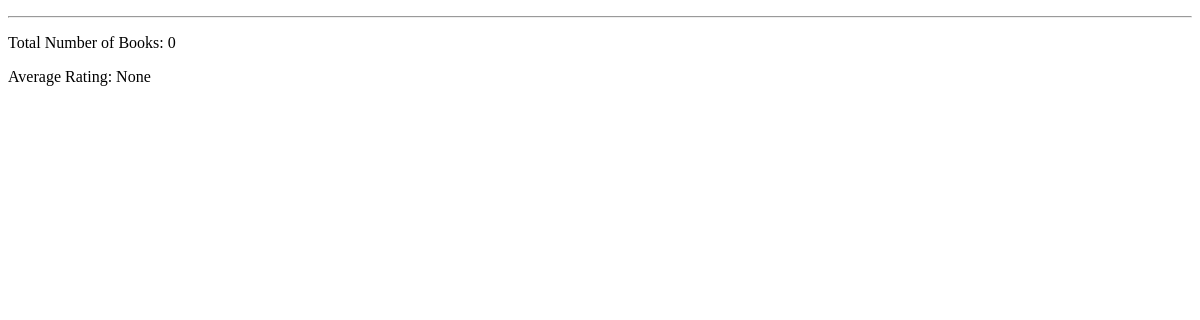
Before: / with the older database file.
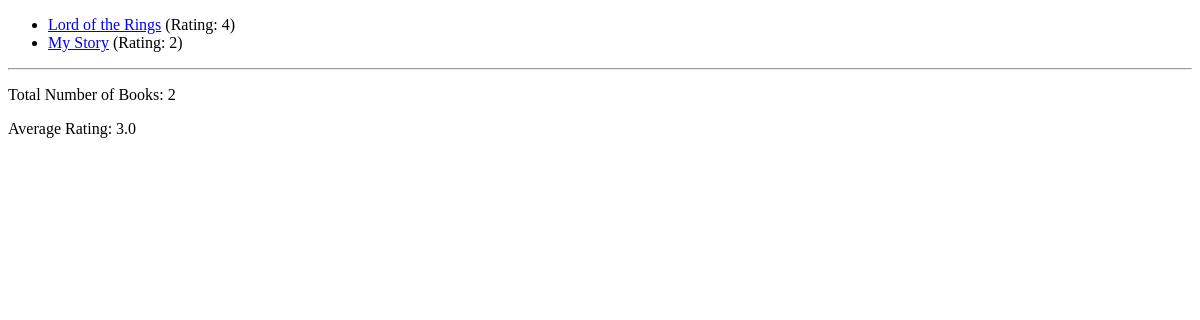
After: the same page with the newer database file.
### book_outlet/models.py (models this page shows, shortened)
class Book(models.Model):
    title = models.CharField(max_length=50)
    rating = models.IntegerField(
        validators=[MinValueValidator(1), MaxValueValidator(5)]
    )
    author = models.CharField(null=True, max_length=100)
    is_bestselling = models.BooleanField(default=False)
    slug = models.SlugField(default="", null=False, db_index=True)
    def get_absolute_url(self):
        return reverse("book-detail", kwargs={"slug": self.slug})

### book_outlet/views.py (the view)
# urls.py: path("", views.index),
def index(request):
    books = Book.objects.all().order_by("-rating")
    num_books = books.count()
    agg = books.aggregate(Avg("rating"))
    return render(
        request,
        "book_outlet/index.html",
        {"books": books, "num_books": num_books, "agg": agg},
    )

### book_outlet/templates/book_outlet/index.html (shortened to what this page needs)
{% extends "book_outlet/base.html" %}
{% block content %}
    <ul>
        {% for book in books %}
            <li><a href="{{ book.get_absolute_url }}">{{ book.title }}</a> (Rating: {{ book.rating }})</li>
        {% endfor %}
    </ul>
    <hr>
    <p>Total Number of Books: {{ num_books }}</p>
    <p>Average Rating: {{ agg.rating__avg }}</p>
{% endblock %}

### book_outlet/templates/book_outlet/base.html (shortened to what this page needs)
<!DOCTYPE html>
<html lang="en">
<head>
</head>
<body>
    {% block content %}
    {% endblock %}
</body>
</html>

Changed rows visible on the page:
added Book: title "Lord of the Rings", rating "4"
added Book: title "My Story", rating "2"
Other visible differences:
{{ num_books }}: "0" → "2"
{{ agg.rating__avg }}: "None" → "3.0"
